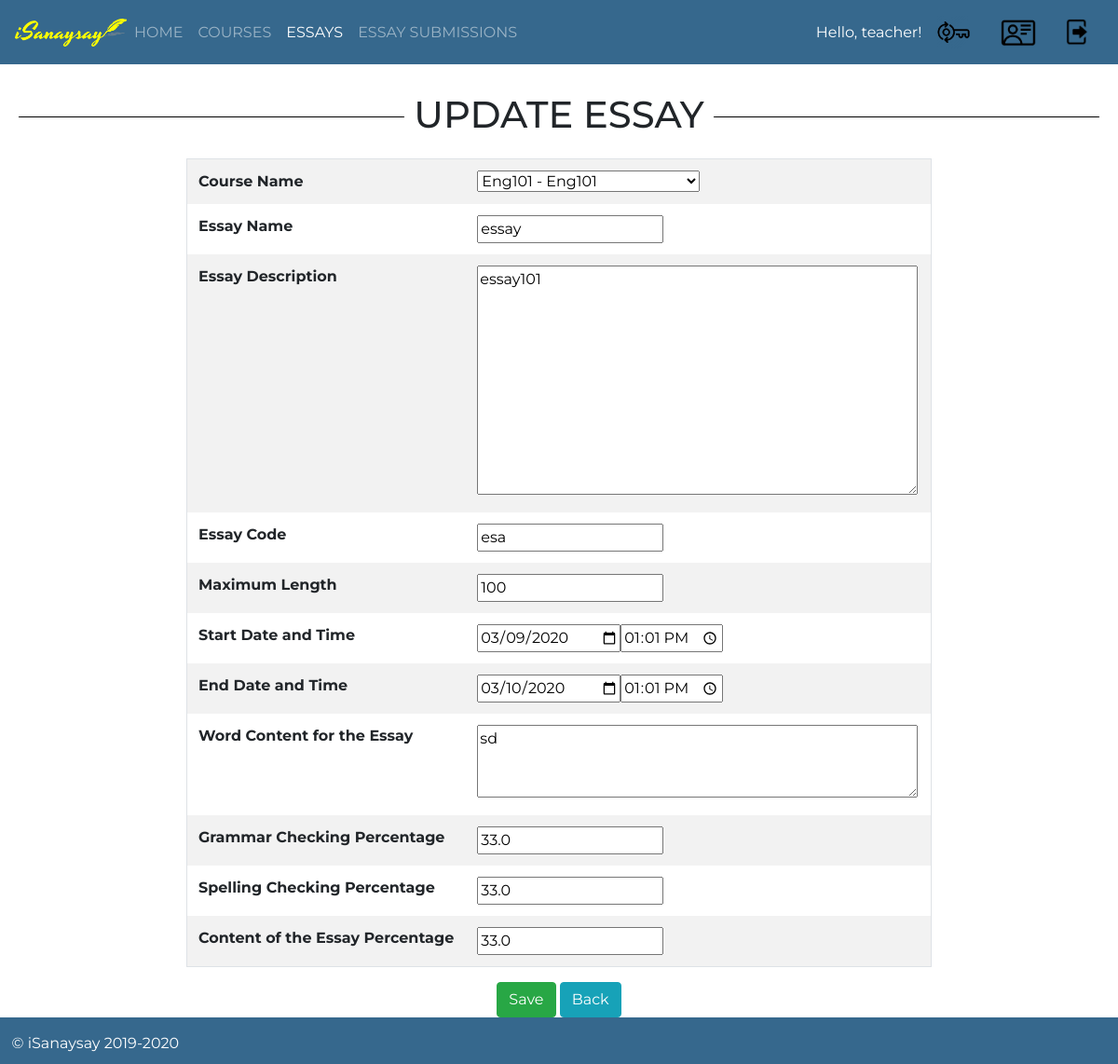
The app's page /isanaysay/update_essay/6 (signed in) with its own data.
### users/models.py (models this page shows, shortened)
class CustomUser(AbstractUser):
    pass
    isStudent_Choices = (
        ('S', 'Student'),
        ('T', 'Teacher'),
    )
    first_name = models.CharField(verbose_name="First Name", max_length=100, default="")
    middle_name = models.CharField(verbose_name="Middle Name", max_length=100, default="")
    last_name = models.CharField(verbose_name="Last Name", max_length=100, default="")
    email_address = models.CharField(verbose_name="Email Address", max_length=100, default="some@email.com")
    id_number = models.CharField(verbose_name="ID Number", max_length=50, default="")
    isStudent = models.CharField(max_length=1,choices=isStudent_Choices, default='S', verbose_name="Student or Teacher")

class Essay(models.Model):
    course = models.ForeignKey(Course, verbose_name="Course", on_delete = models.CASCADE)
    name = models.CharField(verbose_name="Essay Name", max_length=300)
    essay_description = models.CharField(verbose_name="Essay Description", max_length=1500)
    essay_code = models.CharField(verbose_name="Essay Code", max_length=100)
    maximum_length = models.IntegerField(verbose_name="Maximum Length")
    start_date_time = models.DateTimeField(verbose_name="Essay Start Date and Time")
    end_date_time = models.DateTimeField(verbose_name="Essay End Date and Time")
    criteria_no_1 = models.FloatField(verbose_name="Grammar",default=0)
    criteria_no_2 = models.FloatField(verbose_name="Spelling",default=0)
    criteria_no_3 = models.FloatField(verbose_name="Content",default=0)
    words = models.CharField(verbose_name="Words",max_length=10000,default="")

### users/views.py (the view)
# urls.py: url(r'^update_essay/(?P<essay_id>\d+)$', update_essay, name='update-essay'),
def update_essay(request, essay_id):
    if request.user.is_authenticated:
        template = "update_essay.html"
        user_id = request.user.id
        essay = Essay.objects.get(id=int(essay_id))
        if request.method == "POST":
            form = EssayForm(user_id,request.POST, instance=essay)
            if form.is_valid():
                form.save()
                messages.success(request, 'The essay has been updated successfully!')
                context = {
                    'essay_form': EssayForm(user_id,instance=essay),
                }
        else:
            context = {
                'essay_form': EssayForm(user_id,instance=essay),
            }
        return render(request, template, context)
    else:
        return HttpResponseRedirect(reverse_lazy('index'))

### users/forms.py
class EssayForm(forms.ModelForm):
	essay_description = forms.CharField(widget=forms.Textarea(attrs={"rows":10, "cols":50}))
	words = forms.CharField(widget=forms.Textarea(attrs={"rows":3, "cols":50}))
	start_date_time = forms.SplitDateTimeField(label='What is the essay start date and time?', widget=forms.SplitDateTimeWidget(date_attrs={'type':'date'},time_attrs={'type':'time'}))
	end_date_time = forms.SplitDateTimeField(label='What is the essay end date and time?', widget=forms.SplitDateTimeWidget(date_attrs={'type':'date'},time_attrs={'type':'time'}))
	class Meta:
		model = Essay
		fields = '__all__'
	def __init__(self, user_id, *args, **kwargs):
		print(user_id)
		super(EssayForm, self).__init__(*args, **kwargs)
		self.fields['course'].queryset = Course.objects.filter(teacher__id=user_id)

### users/models.py (called while the page is built)
    def __str__(self):
        return self.course_code + " - " + self.course_detail

### templates/update_essay.html (shortened to what this page needs)
{% extends 'base.html' %}
{% block content %}
	<div id="parent"><div id="child"><br/><br/><br/>
		<h1><span>UPDATE ESSAY</span></h1><br/>
		<form role="form" action="" method="POST">
			<table class="table table-bordered table-striped"  style="
    max-width: 800px;
    text-align: left;
    margin-left: auto;
    margin-right: auto;
">
				<tbody>
					<tr>
						<th>Course Name</th>
						<th>{{ essay_form.course }}</th>
					</tr>
					<tr>
						<th>Essay Name</th>
						<th>{{ essay_form.name }}</th>
					</tr>
					<tr>
						<th>Essay Description</th>
						<th>{{ essay_form.essay_description }}</th>
					</tr>
					<tr>
						<th>Essay Code</th>
						<th>{{ essay_form.essay_code }}</th>
					</tr>
					<tr>
						<th>Maximum Length</th>
						<th>{{ essay_form.maximum_length }}</th>
					</tr>
					<tr>
						<th>Start Date and Time</th>
						<th>{{ essay_form.start_date_time }}</th>
					</tr>
					<tr>
						<th>End Date and Time</th>
						<th>{{ essay_form.end_date_time }}</th>
					</tr>
					<tr>
						<th>Word Content for the Essay</th>
						<th>{{ essay_form.words }}</th>
					</tr>
					<tr>
						<th>Grammar Checking Percentage</th>
						<th>{{ essay_form.criteria_no_1 }}</th>
					</tr>
					<tr>
						<th>Spelling Checking Percentage</th>
						<th>{{ essay_form.criteria_no_2 }}</th>
					</tr>
					<tr>
						<th>Content of the Essay Percentage</th>
						<th>{{ essay_form.criteria_no_3 }}</th>
					</tr>
				</tbody>
			</table>
			<button type="submit" class="btn btn-success">Save</button>
			<a href="{% url 'view-essays' %}" class="btn btn-info">Back</a>
		</form>
	</div></div>
{% endblock %}

### templates/base.html (shortened to what this page needs)
{% load static %}
<!DOCTYPE html>
<html>
<head>
    <link rel="stylesheet" href="https://stackpath.bootstrapcdn.com/bootstrap/4.3.1/css/bootstrap.min.css">
      {% if user.is_authenticated %}
  <nav class="sticky navbar navbar-expand-lg navbar-light" style="background-color:#36688D;border-color: black;">
  <img style="height:30px;width:120px;margin:auto;" src="{% static 'logo3.png' %}" alt="">
  <div class="collapse navbar-collapse" id="navbarNavDropdown">
    <ul class="navbar-nav">
      <li class="nav-item" id="home">
        <a class="nav-link" href="{% url 'home' %}">HOME</a>
      </li>
	{% if user.isStudent == "T" %}
      <li class="nav-item" id="navt1">
        <a class="nav-link" href="{% url 'view-courses' %}">COURSES</a>
      </li>
      <li class="nav-item" id="navt2">
        <a class="nav-link" href="{% url 'view-essays' %}">ESSAYS</a>
      </li>
      <li class="nav-item" id="navt3">
        <a class="nav-link" href="{% url 'view-essay-submissions-for-teacher' %}">ESSAY SUBMISSIONS</a>
      </li>
      {% endif %}
    </ul>
  </div>
  <span style="color:white;">Hello, {{user.first_name}}!</span>
        <a class="nav-link" href="{% url 'password-change' %}"><img style="height:37px;" src="{% static 'change_password.png' %}" alt="Change Password"></a>
        <a class="nav-link" href="{% url 'update-profile' user.id %}"><img style="height:30px;" src="{% static 'profile.png' %}" alt="Update Profile"></a>
        <a class="nav-link" href="{% url 'logout' %}"><img style="height:30px;" src="{% static 'logout.png' %}" alt="Logout"></a>
</nav>
{% else %}
 <nav class="sticky navbar navbar-expand-lg navbar-light" style="background-color:#36688D;border-color: black;"><img style="height:30px;width:120px;margin:auto;" src="{% static 'logo3.png' %}" alt=""></nav>
      {% endif %}
</head>
<body style="padding-top:39px; padding-bottom:50px;">
  <main >
    {% block content %}
    {% endblock %}
  </main>
</body>
  <footer >
    <div style="
    height: 50px;
    margin-top: 100px;
    padding-top: 16px;
    background-color: #36688D;
    color: white;
    position: fixed;
    right: 0;
    bottom: 0;
    left: 0;
">
  <p style="margin-bottom:0px;">&nbsp;&nbsp;&nbsp;© iSanaysay 2019-2020</p>
    </div>
</footer>
</html>

### templates/base.html (style rules this page uses)
h1 { width: 100%; text-align: center; border-bottom: 1px solid #000; line-height: 0.1em; margin: 10px 0 20px; }
h1 span { background:#fff; padding:0 10px; }
body { font-family: 'Montserrat'; }
.sticky { position: fixed; top: 0; width: 100%; z-index: 300; }
.table-bordered td, .table-bordered th { border:0; }
.navbar-light .navbar-nav .active>.nav-link, .navbar-light .navbar-nav .nav-link.active, .navbar-light .navbar-nav .nav-link.show, .navbar-light .navbar-nav .show>.nav-link { color: white; }
.navbar-light .navbar-nav .nav-link { color: rgba(255,255,255,.5); }
#parent { display: table; width: 100%; }
#child { display: table-cell; text-align: center; vertical-align: middle; padding-left:20px; padding-right:20px; }

### records on screen
CustomUser: first_name "teacher"
Essay: course "Eng101 - Eng101", name "essay", essay_description "essay101", essay_code "esa", maximum_length "100", words "sd", criteria_no_1 "33.0", criteria_no_2 "33.0", criteria_no_3 "33.0"
